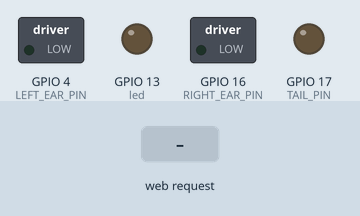
Simulated run of this sketch. Board: ESP32. Shown: switched loads named in the sketch (green lamp = pin HIGH), output pins drawn as LEDs (lit = HIGH). Inputs (shaded band) come from the test bench. WiFi joins after 1.5 s; servers stay silent unless stated; what the sketch prints to the serial monitor is not drawn.

Above: at 2.7 s.
2.8 s: HTTP request GET /vibrate/left_ear?duration=1&strength=1 received
4.3 s: HTTP request GET /vibrate/right_ear?duration=120&strength=120 received
At 4.36 s:
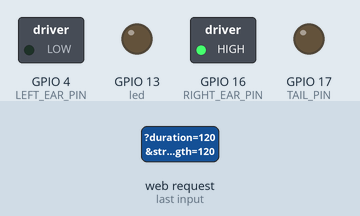
5.9 s: HTTP request GET /vibrate/tail?duration=1&strength=1 received
Timing chart, 0 to 8.9 s (numbered marks = the images above; inputs shaded):
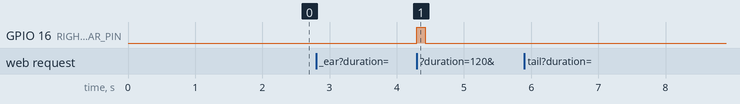

The sketch:

FurTouch.ino
```cpp
#include <WiFi.h>
#include <WiFiClient.h>
#include <WebServer.h>
#include <ESPmDNS.h>

                                                                                                                                                  const char* ssid = "vt";
                                                                                                                                                  const char* password = "UpbsOelOskmOeuVzzNn:";

WebServer server(80);

const int led = 13;

const int PWM_FREQ       = 1000; // Hz
const int PWM_RESOLUTION = 16;   // bits

const int LEFT_EAR_CHANNEL  = 0;
const int RIGHT_EAR_CHANNEL = 1;
const int TAIL_CHANNEL      = 2;
const int CHANNEL_COUNT     = 3;

const int LEFT_EAR_PIN      = 4;
const int RIGHT_EAR_PIN     = 16;
const int TAIL_PIN          = 17;


unsigned long disable_channel_at[] = {0,0,0};

void handleRoot() {

  digitalWrite(led, 1);
  server.send(200, "text/plain", "FurTouch is ready!");
  digitalWrite(led, 0);
}

void handleLeftEar() {
  handleVibrate(LEFT_EAR_CHANNEL);
}

void handleRightEar() {
  handleVibrate(RIGHT_EAR_CHANNEL);
}

void handleTail() {
  handleVibrate(TAIL_CHANNEL);
}

void handleVibrate(int channel) {
  int duration = 0;
  float strength = 0.0;

  duration = server.arg("duration").toInt();
  strength = server.arg("strength").toFloat();


  Serial.print("Triggering motor on channel ");
  Serial.print(channel);
  Serial.print(" with strength ");
  Serial.print(strength);
  Serial.print(" for ");
  Serial.print(duration);
  Serial.println(" ms.");

  server.send(200, "text/plain", "OK");

  ledcWrite(channel, 65535 * strength);
  disable_channel_at[channel] = millis() + duration;

}

void handleNotFound() {
  digitalWrite(led, 1);
  String message = "File Not Found\n\n";
  message += "URI: ";
  message += server.uri();
  message += "\nMethod: ";
  message += (server.method() == HTTP_GET) ? "GET" : "POST";
  message += "\nArguments: ";
  message += server.args();
  message += "\n";
  for (uint8_t i = 0; i < server.args(); i++) {
    message += " " + server.argName(i) + ": " + server.arg(i) + "\n";
  }
  server.send(404, "text/plain", message);
  digitalWrite(led, 0);
}

void setup(void) {
  ledcSetup(LEFT_EAR_CHANNEL , PWM_FREQ, PWM_RESOLUTION);
  ledcSetup(RIGHT_EAR_CHANNEL, PWM_FREQ, PWM_RESOLUTION);
  ledcSetup(TAIL_CHANNEL     , PWM_FREQ, PWM_RESOLUTION);

  ledcAttachPin(LEFT_EAR_PIN , LEFT_EAR_CHANNEL);
  ledcAttachPin(RIGHT_EAR_PIN, RIGHT_EAR_CHANNEL);
  ledcAttachPin(TAIL_PIN     , TAIL_CHANNEL);


  pinMode(led, OUTPUT);
  digitalWrite(led, 0);


  Serial.begin(115200);
  WiFi.mode(WIFI_STA);
  WiFi.begin(ssid, password);
  Serial.println("");

  // Wait for connection
  while (WiFi.status() != WL_CONNECTED) {
    delay(500);
    Serial.print(".");
  }
  Serial.println("");
  Serial.println("Connected to WiFi");
  Serial.print("IP address: ");
  Serial.println(WiFi.localIP());

  if (MDNS.begin("esp32")) {
    Serial.println("MDNS responder started");
  }

  server.on("/", handleRoot);
  server.on("/vibrate/left_ear", handleLeftEar);
  server.on("/vibrate/right_ear", handleRightEar);
  server.on("/vibrate/tail", handleTail);


  server.onNotFound(handleNotFound);

  server.begin();
  Serial.println("HTTP server started");
}

void loop(void) {
  server.handleClient();

  long int cur_time = millis();

  for(int channel=0;channel<CHANNEL_COUNT;channel++) {
    if ( disable_channel_at[channel] == 0 ) {
      continue;
    }

    if ( cur_time >= disable_channel_at[channel] ) {
      ledcWrite(channel, 0);
      disable_channel_at[channel] = 0;
    }
  }

}
```

Measured:
- after the input at 4.3 s, GPIO 16 (RIGHT_EAR_PIN): LOW → HIGH at once, → LOW 0.12 s later
